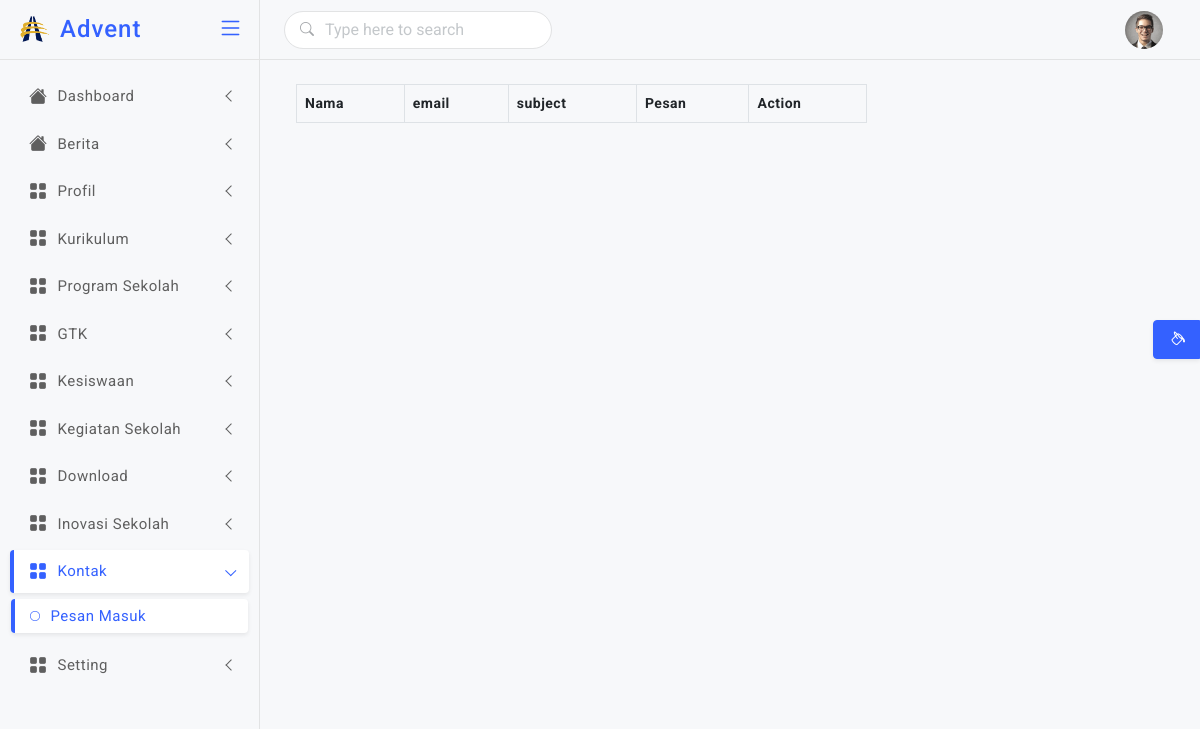
The page /backend/contact/ on the database as committed earlier.
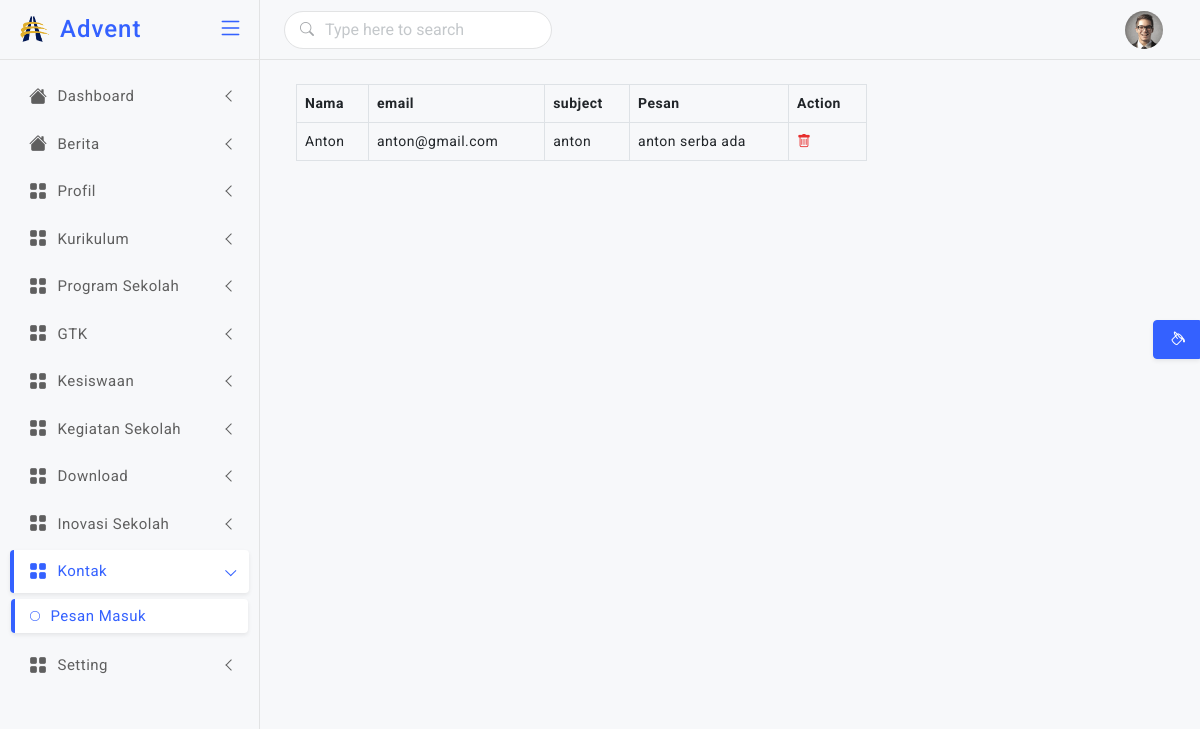
The same page on the database as committed later.
### beranda/models.py (models this page shows, shortened)
class Contact(models.Model):
    nama = models.CharField(max_length=255)
    email = models.EmailField(default="")
    subject = models.CharField(max_length=255)
    pesan   = models.TextField()

### backend/views.py (the view)
# urls.py: path('contact/',views.contact, name='contact'),
def contact(request):
    contact = Contact.objects.all()
    context ={
        'title':'Contact',
        'contact':contact
    }
    return render(request,'backend/contact.html',context)

### backend/templates/backend/contact.html
{% extends "backend/master.html" %}
{% block dashboard %}
<div class="container">
    <div class="row">
        <div class="col-md-8">
            <table class="table table-hover table-bordered">
                <tr>
                    <th>Nama</th>
                    <th>email</th>
                    <th>subject</th>
                    <th>Pesan</th>
                    <th>Action</th>
                </tr>
                    {% for c in contact  %}
                <tr>
                    <td>{{c.nama}}</td>
                    <td>{{c.email}}</td>
                    <td>{{c.subject}}</td>
                    <td>{{c.pesan}}</td>
                    <td>
                        <a href="{% url 'hapus-contact' c.id %}"><i class="bi bi-trash text-danger"></i></a>
                    </td>
                </tr>
                    {% endfor %}
            </table>
        </div>
    </div>
</div>
{% endblock dashboard %}

Rows that differ between the two databases and show on the page:
added Contact: nama "Anton", email "anton@gmail.com", subject "anton", pesan "anton serba ada"
